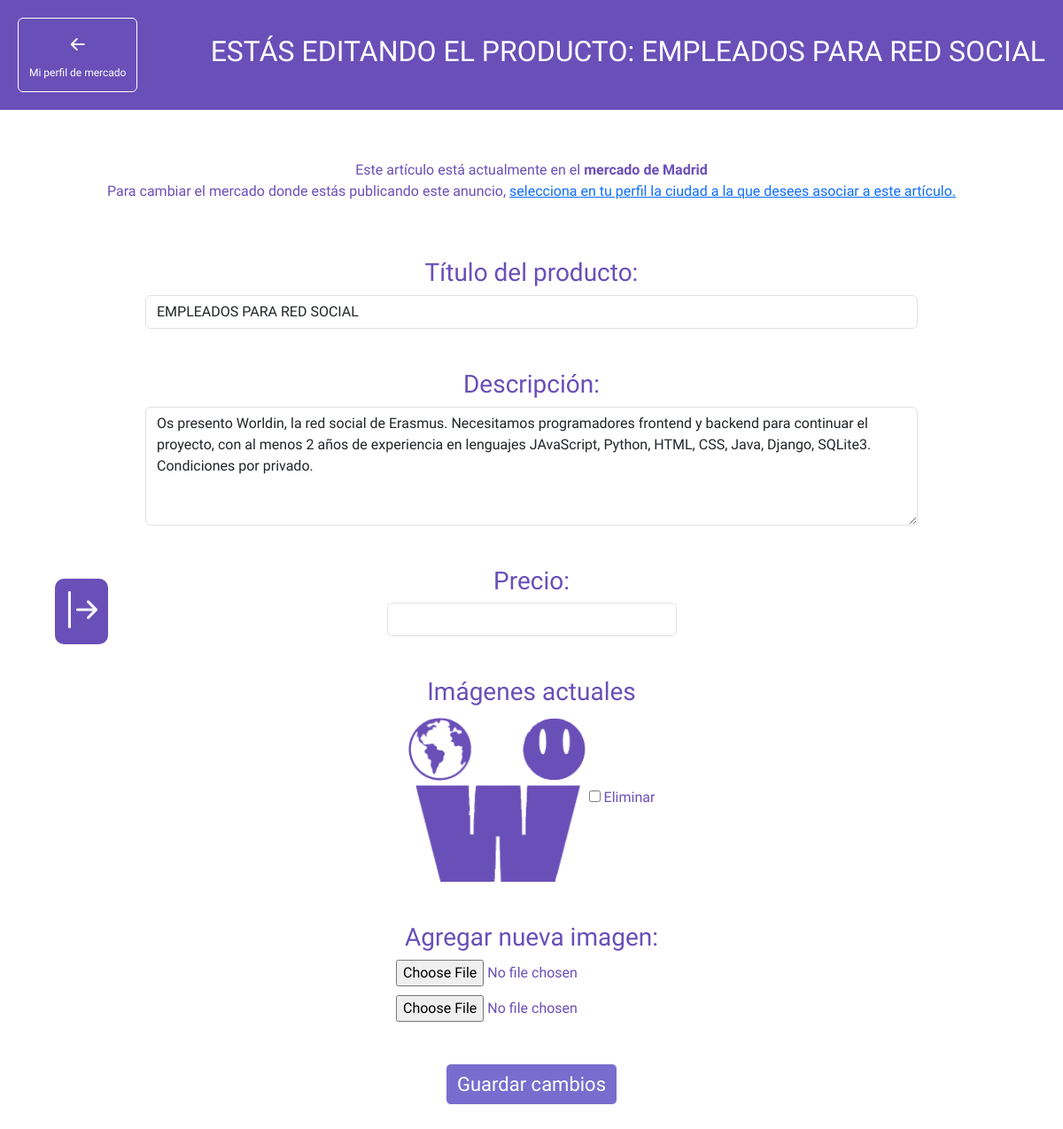
Screenshot of /marketplace/edit_product/6/ (signed in) with the database file from the repository.
### main/market/models.py (models this page shows, shortened)
class Product(models.Model):
    owner = models.ForeignKey(settings.AUTH_USER_MODEL, on_delete=models.CASCADE, related_name='products')
    title = models.CharField(max_length=200)
    description = models.TextField()
    price = models.DecimalField(max_digits=10, decimal_places=2)
    city_associated = models.CharField(max_length=200, blank=True)
    money_associated = models.CharField(max_length=50, blank = True)
    highlighted = models.BooleanField(default=False)
    highlighted_until = models.DateTimeField(null=True, blank=True)
    highlighted_at = models.DateTimeField(null=True, blank=True)
    created_at = models.DateTimeField(auto_now_add=True)
    status = models.CharField(
        max_length=10,
        choices=[
            ('on_sale', 'En venta'),
            ('booked', 'Reservado'),
            ('sold', 'Vendido')
        ],
        default='on_sale'
    )
    buyer = models.ForeignKey(
        settings.AUTH_USER_MODEL,
        null=True,
        blank=True,
        on_delete=models.SET_NULL,
        related_name='purchased_products'
    )

class ProductImage(models.Model):
    product = models.ForeignKey(Product, related_name='images', on_delete=models.CASCADE)
    image = models.ImageField(upload_to='product_pictures/', blank=False)

### main/market/views.py (the view, shortened to what this page needs)
# urls.py: path('edit_product/<int:product_id>/', views.edit_product, name='edit_product'),
@login_required
def edit_product(request, product_id):
    error_messages = []
    images_count = 0
    complete_profile_alerts = alertas_completar_perfil(request)
    pending_requests_count = FollowRequest.objects.filter(receiver=request.user, status='pending').count()
    pending_chat_requests_count = ChatRequest.objects.filter(receiver=request.user, status='pending').count()
    private_chats = Chat.objects.filter(Q(user1=request.user) | Q(user2=request.user)).annotate(
        unread_count=Count('messages', filter=Q(messages__is_read=False) & ~Q(messages__sender=request.user))
    )
    all_groups_chats = GroupChat.objects.filter(members__user=request.user).exclude(name=request.user.city).annotate(
        unread_count=Count('group_messages', filter=Q(group_messages__is_read=False) & ~Q(group_messages__sender=request.user))
    )
    total_unread_count = sum(chat.unread_count for chat in private_chats) + sum(chat.unread_count for chat in all_groups_chats) + pending_chat_requests_count
    try:
        product = Product.objects.get(id=product_id)
    except Product.DoesNotExist:
        return render(request, 'invalid_id.html', {
            'complete_profile_alerts': complete_profile_alerts,
            'pending_requests_count': pending_requests_count,
            'pending_chat_requests_count': pending_chat_requests_count,
            'total_unread_count': total_unread_count,
        })
    if not request.user.city:
        messages.error(request, 'No puedes editar un artículo hasta que tengas una ciudad asignada en tu perfil.')
        return redirect('market:my_market_profile')
    for image in product.images.all():
            images_count += 1
    return render(request, 'edit_product.html', {
        'product': product,
        'error_messages': error_messages,
        'images_count' : images_count,
        'complete_profile_alerts': complete_profile_alerts,
        'pending_requests_count': pending_requests_count,
        'pending_chat_requests_count': pending_chat_requests_count,
        'total_unread_count': total_unread_count,
    })

### main/views.py (called while the page is built)
def alertas_completar_perfil(request):
    complete_profile_alerts = 0
    if request.user.birthday is None:
        complete_profile_alerts += 1
    if request.user.city == "":
        complete_profile_alerts += 1
    if request.user.description == "":
        complete_profile_alerts += 1
    if request.user.profile_picture == "":
        complete_profile_alerts += 1
    if len(request.user.aficiones.all()) == 0:
        complete_profile_alerts += 1
    return complete_profile_alerts

### main/templates/market/edit_product.html (shortened to what this page needs)
{% extends "main/sidebar.html" %}
{% block content %}
{% load static %}
<head>
    <link rel="stylesheet" href="https://maxcdn.bootstrapcdn.com/bootstrap/4.5.2/css/bootstrap.min.css">
    <link href="https://cdn.jsdelivr.net/npm/bootstrap-icons@1.7.2/font/bootstrap-icons.css" rel="stylesheet">
    <link href="https://cdn.jsdelivr.net/npm/bootstrap@5.3.0/dist/css/bootstrap.min.css" rel="stylesheet">
</head>
<body>
    <div class="container-fluid profile-container">
        <div class="profile-top d-flex justify-content-between align-items-center">
            <div>
                <a href="{% url 'market:my_market_profile' %}" class="btn btn-primary bi-arrow-left-short d-none d-md-block" style="background-color: transparent; border-color: white;"><h3 style="font-size:12px;">Mi perfil de mercado</h3></a>
            </div>
            <h2>ESTÁS EDITANDO EL PRODUCTO: {{product.title}}</h2>
        </div>
        <div class="profile-section mb-5">
            <p class="mt-3">
                {% if product.city_associated != request.user.city %}
                    <div id="alertMessage" class="alert alert-warning" style="font-size: 18px;">
                        Este artículo está actualmente en el <strong>mercado de {{ product.city_associated }}.</strong>
                        Tras editarlo, cambiará al <strong>mercado de {{ request.user.city }}.</strong> <br>
                        Ten en cuenta que si ambas ciudades no tienen la misma moneda, esta también cambiará.<br><br>
                        Para no modificar el mercado donde estás publicando este anuncio, <a href="{% url 'edit_profile' %}">vuelve a seleccionar en tu perfil la ciudad actual asociada a este artículo.</a>
                    </div>
                {% else %}
                    Este artículo está actualmente en el <strong>mercado de {{ product.city_associated }}</strong><br>
                    Para cambiar el mercado donde estás publicando este anuncio, <a href="{% url 'edit_profile' %}">selecciona en tu perfil la ciudad a la que desees asociar a este artículo.</a>
                {% endif %}
            </p>
            <form method="POST" enctype="multipart/form-data">
                <div class="form-group mt-5">
                    <h3 for="title">Título del producto:</h3>
                    <input type="text" name="title" value="{{ product.title }}" required class="form-control" style="width: 80%;">
                </div>
                <div class="form-group mt-3">
                    <h3 for="description">Descripción:</h3>
                    <textarea name="description" required class="form-control" rows="5" style="width: 80%;">{{ product.description }}</textarea>
                </div>
                <div class="form-group mt-3">
                    <h3 for="price">Precio:</h3>
                    <input type="number" name="price" step="0.01" value="{{ product.price }}" required class="form-control" style="width: 30%;">
                </div>
                <div class="form-group mt-3">
                    <h3>Imágenes actuales</h3>
                    {% for image in product.images.all %}
                        <div>
                            <img src="{{ image.image.url }}" alt="Imagen de producto" width="200px">
                            <input type="checkbox" name="eliminar_imagen" value="{{ image.id }}"> Eliminar
                        </div>
                    {% endfor %}
                </div>
                {% if images_count == 2 %}
                    <div class="form-group mt-3">
                        <h3 for="product_image">Agregar nueva imagen:</h3>
                        <input type="file" name="product_image">
                    </div>
                {% elif images_count == 1 %}
                    <div class="form-group mt-3">
                        <h3 for="product_image">Agregar nueva imagen:</h3>
                        <input type="file" name="product_image2">
                        <input type="file" name="product_image3" style="margin-top: 10px;">
                    </div>
                {% endif %}
                <button type="submit" class="btn btn-primary mt-3" style="background-color:#786dce; color:white; border-color:white; margin-bottom:4%; font-size:22px;">Guardar cambios</button>
            </form>
        </div>
    </div>
</body>
{% endblock %}

### main/templates/market/edit_product.html (style rules this page uses)
body { font-family: 'Work Sans', sans-serif; color: #6a4fb8; margin: 0; padding: 0; }
.bi-arrow-left-short { font-size: 2em; }
.profile-container { display: flex; flex-direction: column; max-width: 100%; padding: 0; }
.profile-top { background-color: #6a4fb8; color: white; padding: 20px; }
.form-group { display: flex; justify-content: center; align-items: center; flex-direction: column; text-align: center; padding: 15px; }
.profile-section { text-align: center; padding: 40px; }

### rows the page displays
Product: title "EMPLEADOS PARA RED SOCIAL", city_associated "Madrid", description "Os presento Worldin, la red social de Erasmus. Necesitamos programadores frontend y backend para continuar el proyecto, con al menos 2 años de experiencia en lenguajes JAvaScript, Python, HTML, CSS, Java, Django, SQLite3. Condiciones por privado."
ProductImage: image (picture)
